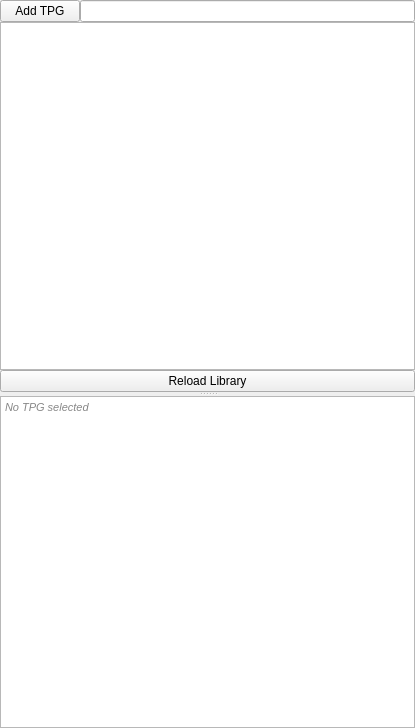
<?xml version="1.0" encoding="UTF-8"?>
<ui version="4.0">
 <class>TPGLibraryDockWindow</class>
 <widget class="QWidget" name="TPGLibraryDockWindow">
  <property name="geometry">
   <rect>
    <x>0</x>
    <y>0</y>
    <width>415</width>
    <height>728</height>
   </rect>
  </property>
  <property name="windowTitle">
   <string>Form</string>
  </property>
  <layout class="QGridLayout" name="gridLayout">
   <property name="margin">
    <number>0</number>
   </property>
   <property name="spacing">
    <number>0</number>
   </property>
   <item row="0" column="0">
    <layout class="QHBoxLayout" name="AddFilterHLayout">
     <property name="spacing">
      <number>0</number>
     </property>
     <item>
      <widget class="QPushButton" name="AddTPG">
       <property name="toolTip">
        <string>Add a TPG to the current Machining Session</string>
       </property>
       <property name="text">
        <string>Add TPG</string>
       </property>
      </widget>
     </item>
     <item>
      <widget class="QLineEdit" name="FilterTPGs">
       <property name="toolTip">
        <string>Filter the TPG's shown below</string>
       </property>
       <property name="text">
        <string/>
       </property>
      </widget>
     </item>
    </layout>
   </item>
   <item row="1" column="0">
    <widget class="QSplitter" name="splitter">
     <property name="orientation">
      <enum>Qt::Vertical</enum>
     </property>
     <widget class="QWidget" name="verticalLayoutWidget">
      <layout class="QVBoxLayout" name="verticalLayout">
       <property name="spacing">
        <number>0</number>
       </property>
       <item>
        <widget class="QListView" name="TPGList">
         <property name="selectionMode">
          <enum>QAbstractItemView::ExtendedSelection</enum>
         </property>
        </widget>
       </item>
       <item>
        <widget class="QPushButton" name="ReloadLibrary">
         <property name="text">
          <string>Reload Library</string>
         </property>
        </widget>
       </item>
      </layout>
     </widget>
     <widget class="QTextBrowser" name="TPGDetails">
      <property name="html">
       <string>&lt;!DOCTYPE HTML PUBLIC &quot;-//W3C//DTD HTML 4.0//EN&quot; &quot;http://www.w3.org/TR/REC-html40/strict.dtd&quot;&gt;
&lt;html&gt;&lt;head&gt;&lt;meta name=&quot;qrichtext&quot; content=&quot;1&quot; /&gt;&lt;style type=&quot;text/css&quot;&gt;
p, li { white-space: pre-wrap; }
&lt;/style&gt;&lt;/head&gt;&lt;body style=&quot; font-family:'Cantarell'; font-size:11pt; font-weight:400; font-style:normal;&quot;&gt;
&lt;p style=&quot; margin-top:0px; margin-bottom:0px; margin-left:0px; margin-right:0px; -qt-block-indent:0; text-indent:0px;&quot;&gt;&lt;span style=&quot; font-size:8pt; font-style:italic; color:#868686;&quot;&gt;No TPG selected&lt;/span&gt;&lt;/p&gt;&lt;/body&gt;&lt;/html&gt;</string>
      </property>
     </widget>
    </widget>
   </item>
  </layout>
 </widget>
 <resources/>
 <connections/>
</ui>
